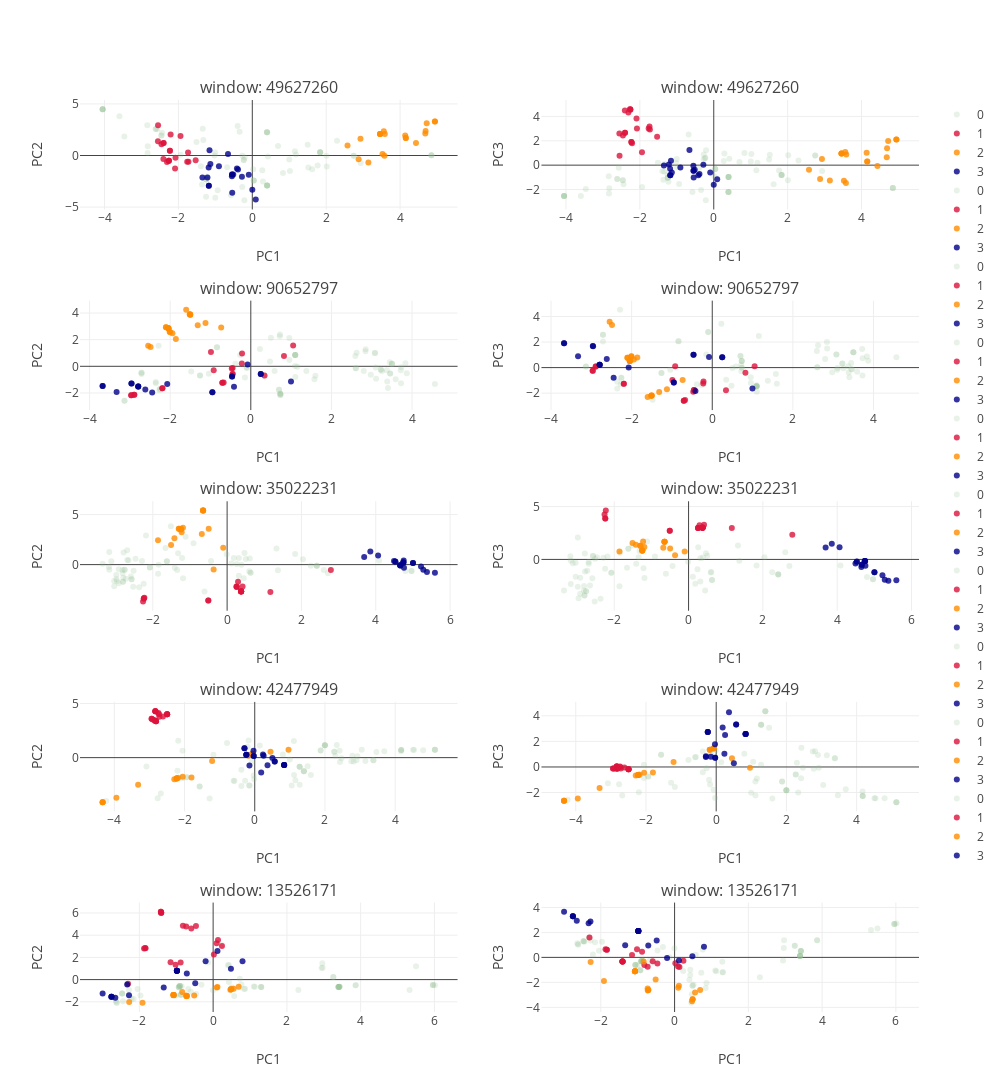

Notebook source saved alongside this figure:
### Markdown cell above
### I. Local variation sample

Visualize genetic structure at local windows using PCA. Plot colors will correspond to the Mean shift clustering above. 

Use the list `plot_who` to plot only accessions from specific groups.

Use the list `shade` to lower the opacity of samples from specific groups.

### Code cell
## a look at local windows
from structure_tools.Tutorial_subplots import window_sample_plot

windows_pick= 5
Chr= 1

plot_who= []
shade= [0]

window_sample_plot(Windows,
                   label_select,
                   PCA_color_ref,
                   plot_who= plot_who,
                   shade= shade,
                   Chr= 1,
                   windows_pick= windows_pick,
                   height= 1500,width= 1000)
